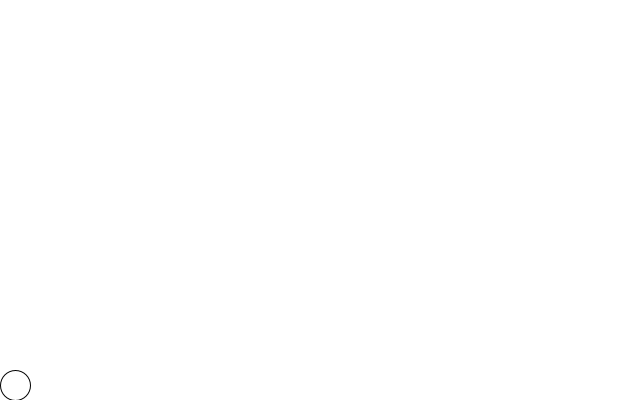
Frame 1 (no input)
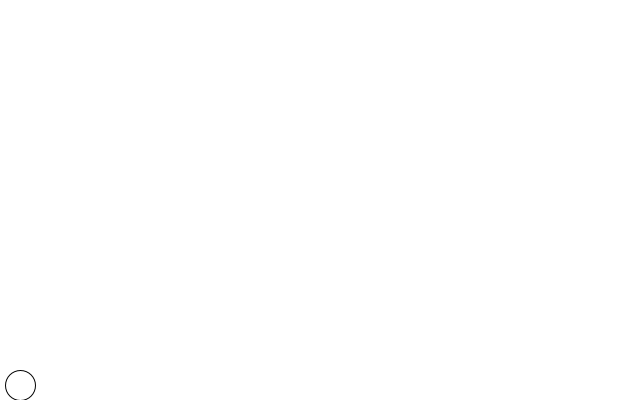
Frame 60 (the mouse pressed at the canvas centre just before this capture)
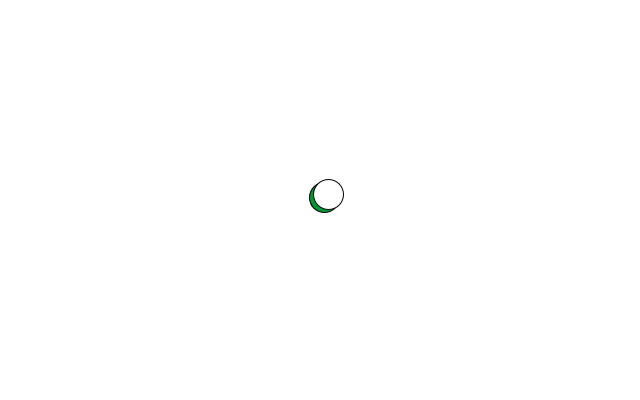
Frame 120 (the mouse held since frame 60 and released just before this capture)

The Processing sketch that drew these frames (run headless with seeded random() and noise(); from frame 60 on, the mouse is pressed at the canvas centre):

// Processing sketch: main
// ── main.pde
Cat c;

void settings(){
  size(640, 400);
  smooth();
}

void setup(){
 background(255);
 
 c = new Cat();
}

void draw(){
  background(255);
  if(mousePressed){
    fill(0, 153, 51);
    ellipse(mouseX, mouseY, 20, 20);
    c.doJump();
  }
  c.drawCat();
}

void mouseReleased(){
  println("released?");
  c.goToFloor();
}
// ── Cat.pde
float tx = 10000;

class Cat {
  PVector location;
  PVector velocity;
  PVector acceleration;
  
  PVector coordBeforeJump;
  
  float size;
  
  float accelerationSpeedX;
  float accelerationSpeedY;
  float topSpeed;
  
  boolean isJumping;
  
  Cat(){
    size = 30;
    accelerationSpeedX = 0.01;
    accelerationSpeedY = 0.05;
    topSpeed = 10;
    location = new PVector(0+size/2, height-size/2);
    velocity = new PVector(0, 0);    
    //acceleration = new PVector(accelerationSpeedX, accelerationSpeedY);
    acceleration = new PVector(0, 0);
    isJumping = false;
  }
  
  void drawCat(){
    //update();
    //checkEdges();
    //display();
    fill(255);
    if(isJumping == false){
      float accelValue = noise(tx);
      acceleration.x = map(accelValue, 0, 1, -1, 1);
      acceleration.y = 1;
      tx += 0.1;
    }
    velocity.add(acceleration);
    velocity.limit(5);
    location.add(velocity);
    
    //if((location.x + size/2 > width) || (location.x - size/2 < 0)){ //Bouncing ball
    //  acceleration.x = -velocity.x *2;
    //  velocity.add(acceleration);
    //  if(acceleration.x > 0 ){
    //    acceleration.x = accelerationSpeedX;
    //  } else {
    //    acceleration.x = accelerationSpeedX * -1;
    //  }
    //}
    
    //if((location.y + size/2 > height) || (location.y - size/2 < 0)){
    //  acceleration.y = -velocity.y *2;
    //  velocity.add(acceleration);
    //  if(acceleration.y > 0 ){
    //    acceleration.y = accelerationSpeedY;
    //  } else {
    //    acceleration.y = accelerationSpeedY * -1;
    //  }
    //}
    
    location.x = constrain(location.x, 0, width-size/2);
    location.y = constrain(location.y, 0, height-size/2);
    
    ellipse(location.x, location.y, size, size);
  }
  
  void doJump(){
    coordBeforeJump = location;
    PVector mouse = new PVector(mouseX, mouseY);
    PVector mouseLoc = PVector.sub(mouse, location);
    
    acceleration = mouseLoc;
    velocity.add(acceleration);
    velocity.limit(5);
    location.add(velocity);
    location.x = constrain(location.x, 0, width-size/2);
    location.y = constrain(location.y, 0, height-size/2);
    
    isJumping = true;
    
    ellipse(location.x, location.y, size, size);
  }
  
  void goToFloor(){
    println(coordBeforeJump);
    isJumping = false;
    PVector mouse = new PVector(mouseX, mouseY);
    PVector mouseLoc = PVector.sub(mouse, location);
    
    println(mouseLoc);
    acceleration.y= 1;
  }
}
